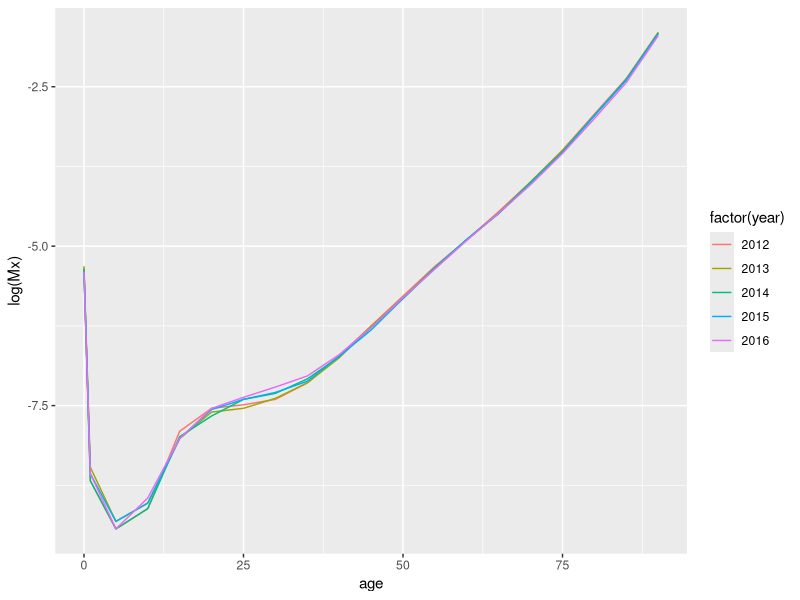
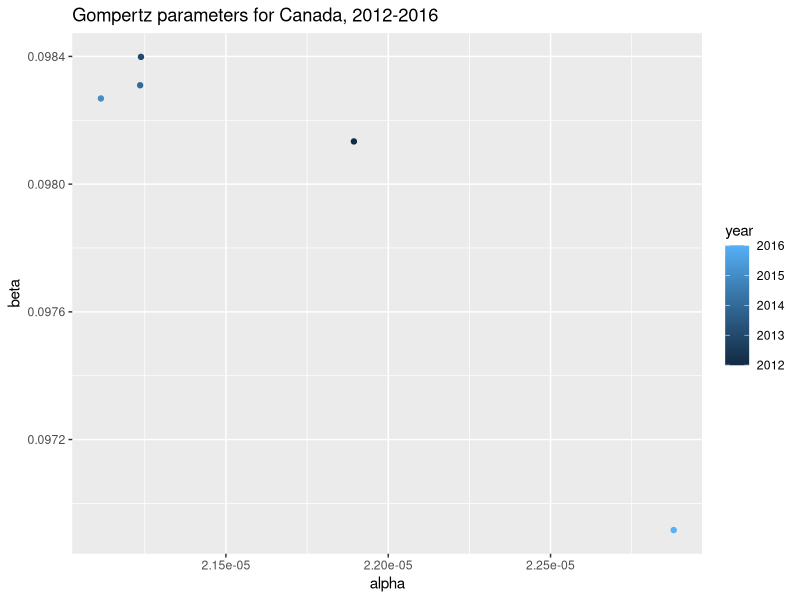
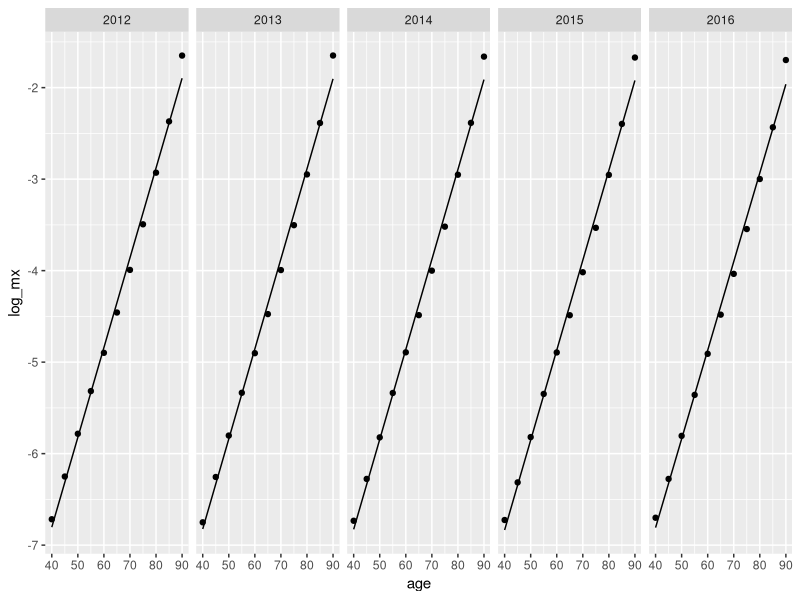

Recreate these plots in R, in order.
## ---- chunk 1
knitr::opts_chunk$set(echo = TRUE, message = FALSE, warning = FALSE)
## ---- chunk 2
library(tidyverse)
library(here)
## ---- chunk 3
d <- read_csv(here("data", "CAN_age_cod.csv"))
head(d)
## ---- chunk 4
 d %>% 
  filter(cause=="Total, all causes of death  [A00-Y89]") %>% 
  mutate(age = start_age, Mx = rate/100000) %>% 
  select(year, age, Mx) %>% 
  ggplot(aes(age, log(Mx), color = factor(year))) + geom_line()
## ---- chunk 5
dl <- d %>% 
  filter(year==2016, cause=="Total, all causes of death  [A00-Y89]") %>% 
  mutate(age = start_age, Mx = rate/100000) %>% 
  select(age, Mx)

head(dl)
## ---- chunk 6
dl %>%
     mutate(n = case_when(
       age==0 ~ 1,
       age==1 ~ 4,
       TRUE ~ 5
     ),
       ax = case_when(
       age==0 ~ 0.07 + 1.7*Mx,
       age==1 ~ 1.5,
       age==90 ~ 1/Mx,
       TRUE ~ 2.5
     ),
      qx = n * Mx / (1 + (n - ax)* Mx),
      px = 1 - qx,
      lx = lag(cumprod(px), default = 1),
      dx = lx - lead(lx, default = 0),
      Lx = n * lead(lx, default = 0) + (ax* dx),
      Tx = rev(cumsum(rev(Lx))),
      ex = Tx / lx
      ) 
## ---- chunk 7
dls <- d %>% 
  filter(year==2016, cause=="Total, all causes of death  [A00-Y89]"|cause=="Intentional self-harm (suicide)  [X60-X84, Y87.0]") %>% 
  mutate(age = start_age, Mx = rate/100000) %>% 
  select(age, cause, Mx) %>% 
  mutate(cause = ifelse(cause=="Intentional self-harm (suicide)  [X60-X84, Y87.0]", "suicide", "total")) %>% 
  spread(cause, Mx) %>% 
  rename(Mx_i = suicide,
         Mx = total)

head(dls)
## ---- chunk 8
dls %>%
     mutate(n = case_when(
       age==0 ~ 1,
       age==1 ~ 4,
       TRUE ~ 5
     ),
       ax = case_when(
       age==0 ~ 0.07 + 1.7*Mx,
       age==1 ~ 1.5,
       age==90 ~ 1/Mx,
       TRUE ~ 2.5
     ),
      Rx = (Mx - Mx_i)/Mx,
      qx = n * Mx / (1 + (n - ax)* Mx),
      qxi = qx*Rx,
      px = 1 - qxi,
      lx = lag(cumprod(px), default = 1),
      dx = lx - lead(lx, default = 0),
      Lx = n * lead(lx, default = 0) + (ax* dx),
      Tx = rev(cumsum(rev(Lx))),
      ex = Tx / lx
      ) 
## ---- chunk 9

gomp <- d %>% 
  filter(cause=="Total, all causes of death  [A00-Y89]") %>% 
  mutate(age = start_age, Mx = rate/100000) %>% 
  select(year, age, Mx) %>% 
  mutate(log_mx = log(Mx)) %>% 
  filter(age > 39) %>% 
  group_by(year) %>% 
  summarise(alpha = exp((lm(log_mx~age))$coefficients[1]), beta = (lm(log_mx~age))$coefficients[2])

gomp %>% 
  ggplot(aes(alpha, beta, color = year)) + geom_point() +
  ggtitle("Gompertz parameters for Canada, 2012-2016")
## ---- chunk 10
d %>% 
  filter(cause=="Total, all causes of death  [A00-Y89]") %>% 
  mutate(age = start_age, Mx = rate/100000) %>% 
  select(year, age, Mx) %>% 
  mutate(log_mx = log(Mx)) %>% 
  filter(age > 39) %>% 
  left_join(gomp) %>% 
  mutate(fit = log(alpha) + beta*age) %>% 
  ggplot(aes(age, log_mx)) + geom_point() + facet_grid(~year)  + geom_line(aes(age, fit))
